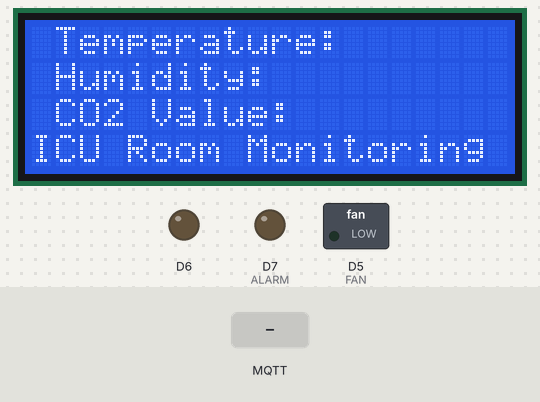
This sketch was run on a simulated ESP8266 (NodeMCU). Shown: 20×4 character LCD, switched loads named in the sketch (green lamp = pin HIGH), output pins drawn as LEDs (lit = HIGH). Inputs (shaded band) come from the test bench. WiFi joins after 1.5 s; servers stay silent unless stated; no MQTT or app messages arrive unless stated; what the sketch prints to the serial monitor is not drawn.

Above: at 3.8 s.
3.9 s: MQTT message "ctral" arrives on the first subscribed topic
5.4 s: MQTT message "ctral" arrives on the first subscribed topic
At 6.6 s:
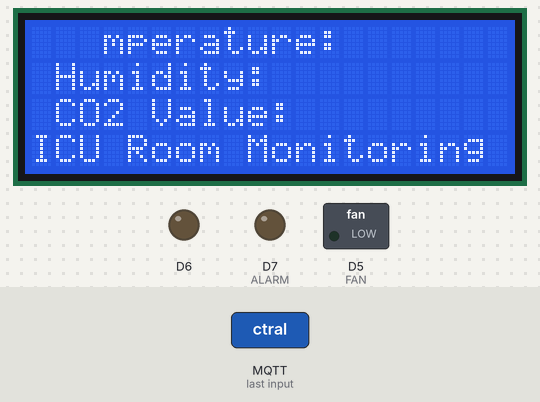
6.9 s: MQTT message "ctral" arrives on the first subscribed topic
At 7.7 s:
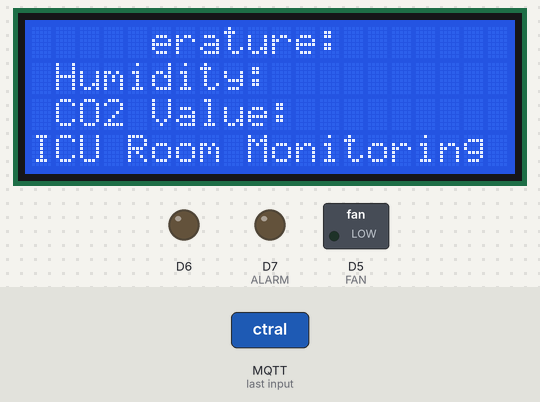
8.4 s: MQTT message "ctral" arrives on the first subscribed topic
At 8.8 s:
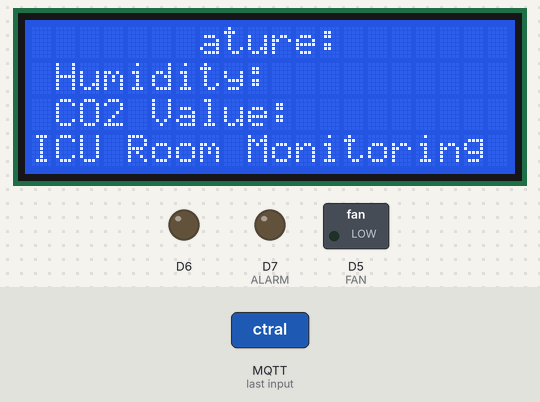
Timing chart, 0 to 10.9 s (numbered marks = the images above; inputs shaded):
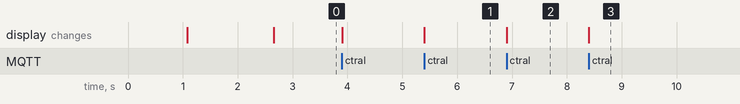

Measured:
- after the input at 5.4 s, the display: changes at once (image 1)
- after the input at 6.9 s, the display: changes at once (image 2)
- after the input at 8.4 s, the display: changes at once (image 3)

The sketch:

componentControl.ino
```cpp
#include <ESP8266WiFi.h>
#include <PubSubClient.h>
#include <SPI.h>
#include <LiquidCrystal_I2C.h>
#include <Wire.h>
#include <ESP8266mDNS.h>

#define FAN D5
#define ALARM D7

bool isFanOn = true;
bool isAlarmOn = true;
String dataName = "";
String dataValue = "";
int temperature = 0;
int co2 = 0;
LiquidCrystal_I2C lcd(0x3F, 20, 4);

// Update these with values suitable for your network.

const char* ssid = "assist";     ///icuwifi
const char* password = "z1x2c3QWE"; ///123456789
char* mqtt_server = "host_name";

WiFiClient espClient;
PubSubClient client(espClient);
String command = "";

void setup() {
  Serial.begin(115200);
  pinMode(FAN, OUTPUT);
  pinMode(ALARM, OUTPUT);
  pinMode(D6, OUTPUT);
  digitalWrite(D6, LOW);
  digitalWrite(FAN, LOW);
  digitalWrite(ALARM, LOW);
  lcd.begin();
  lcd.backlight();
  delay(1000);
  lcd.setCursor(1,0);
  lcd.print("Connecting to:");
  lcd.setCursor(5,1);
  lcd.print(String(ssid));
  setup_wifi();
  char copy[14];
  String ipAddress = brokerIpAddress();
  ipAddress.toCharArray(copy, 14);
  sprintf(mqtt_server, "%s",copy);
  Serial.println("Mqqt Server: ");
  Serial.println(mqtt_server);
  lcd.clear();
  lcd.setCursor(1,1);
  lcd.print("Humidity: ");
  lcd.setCursor(1,0);
  lcd.print("Temperature: ");
  lcd.setCursor(1,2);
  lcd.print("CO2 Value: ");
  lcd.setCursor(0,3);
  lcd.print("ICU Room Monitoring");
  client.setServer(mqtt_server, 1883);
  client.setCallback(callback);
}

void setup_wifi() {

  delay(10);
  // We start by connecting to a WiFi network
  Serial.println();
  Serial.print("Connecting to ");
  Serial.println(ssid);

  WiFi.begin(ssid, password);

  while (WiFi.status() != WL_CONNECTED) {
    delay(500);
    Serial.print(".");
  }

  Serial.println("");
  Serial.println("WiFi connected");
  Serial.println("IP address: ");
  Serial.println(WiFi.localIP());
}

void callback(char* topic, byte* payload, unsigned int length) {    // receiving mqtt
  Serial.print("Message arrived [");
  Serial.print(topic);
  Serial.print("] ");
  for (int i = 0; i < length; i++) {
    Serial.print((char)payload[i]);
    command += (char)payload[i];
  }
  Serial.println();
}

void reconnect() {
  // Loop until we're reconnected
  while (!client.connected()) {
    Serial.print("Attempting MQTT connection...");
    // Attempt to connect
    if (client.connect("MonitoringComponentClient")) {
      Serial.println("connected");
      client.subscribe("icuMonitoring/data");
    } else {
      Serial.print("failed, rc=");
      Serial.print(client.state());
      Serial.println(" try again in 5 seconds");
      // Wait 5 seconds before retrying
      delay(5000);
    }
  }
}
void loop() {

  if (!client.connected()) {
    reconnect();
  }
  client.loop();
  displayData();
  command = "";
}

void displayData(){
  dataName = command.substring(0,5);
  dataValue = command.substring(6);
  if(dataName == "tempe"){
    lcd.setCursor(14,0);
    lcd.print(dataValue);
    temperature = dataValue.toInt();
  }else if(dataName == "humid"){
     lcd.setCursor(14,1);
     lcd.print(dataValue);
  }else if(dataName == "cotwo"){
     lcd.setCursor(13,2);
     lcd.print(dataValue);
     co2 = dataValue.toInt();
  }else if(dataName == "ctrfn"){
     lcd.print(dataValue);
     if(dataValue == "1"){
      digitalWrite(FAN, HIGH);
     }else{
      digitalWrite(FAN, LOW);
     }
  }else if(dataName == "ctral"){
     lcd.println(dataValue);
     if(dataValue == "1"){
      digitalWrite(ALARM, HIGH);
     }else{
      digitalWrite(ALARM, LOW);
     }
  }
}

String brokerIpAddress(){
  String ipaddress ="";
   if (!MDNS.begin("ESP")) {
    Serial.println("Error setting up MDNS responder!");
  }

  Serial.println("Sending mDNS query");
  int n = MDNS.queryService("mqtt", "tcp"); // Send out query for esp tcp services
  Serial.println("mDNS query done");
  if (n == 0) {
    Serial.println("no services found");
  }
  else {
    Serial.print(n);
    Serial.println(" service(s) found");
    for (int i = 0; i < n; ++i) {
      // Print details for each service found
      Serial.print(i + 1);
      Serial.print(": ");
      Serial.print(MDNS.hostname(i));
      Serial.print(" (");
      Serial.print(MDNS.IP(i));
      Serial.print(":");
      Serial.print(MDNS.port(i));
      Serial.println(")");
      ipaddress += (MDNS.IP(i)).toString();
    }
  }
  Serial.println();

  return ipaddress;
}
```
